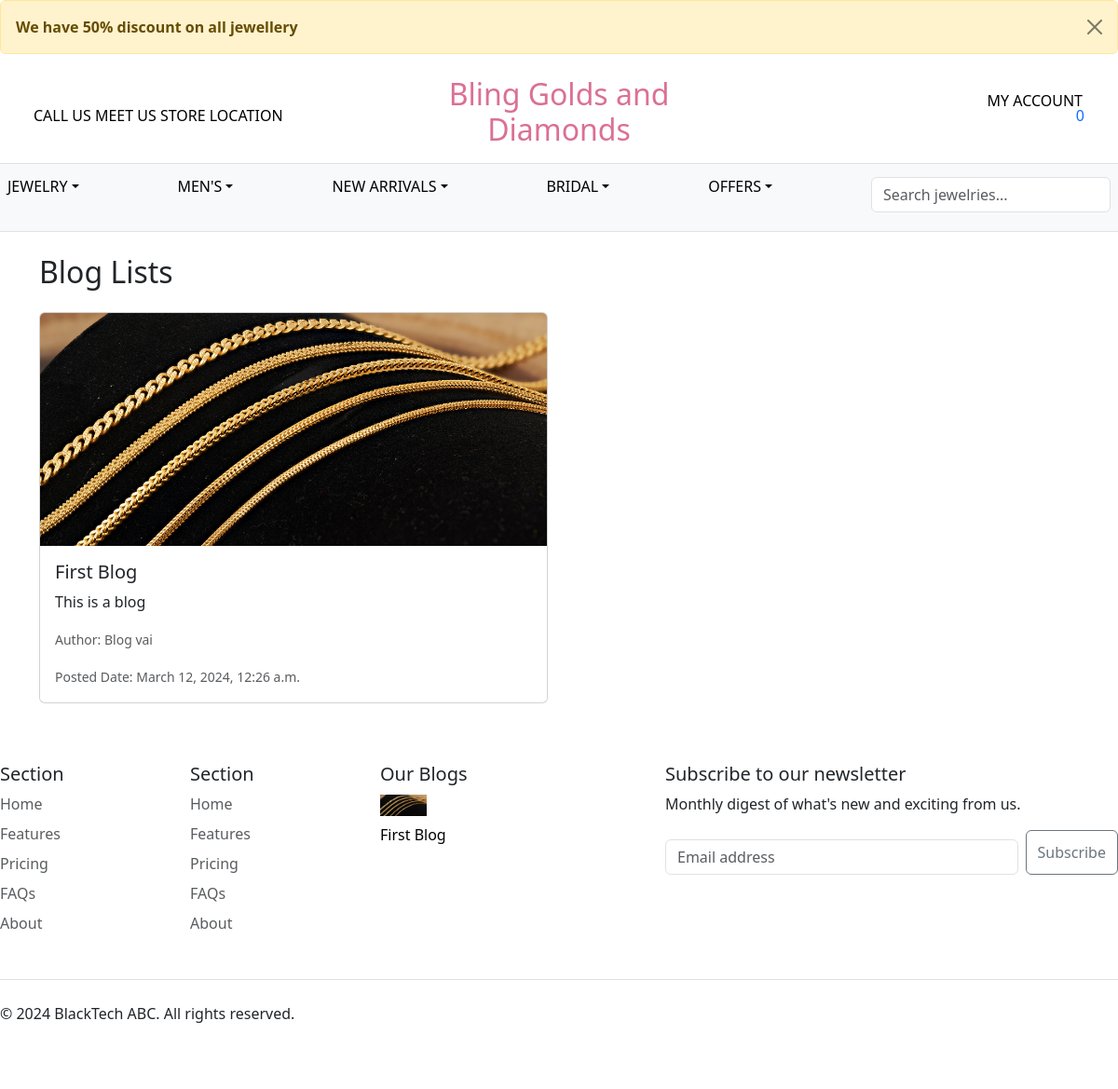
The app's page /blogs/ with its own data.
### Core/models.py (models this page shows, shortened)
class Notification(models.Model):
    title = models.CharField(max_length=255, null=True)
    display = models.BooleanField(default=False)

class Shop_Info(models.Model):
    shop_name = models.CharField(max_length=255)
    logo_image = models.ImageField(upload_to='shop_logos/', blank=True, null=True)
    phoneno1 = models.CharField(max_length=15)
    phoneno2 = models.CharField(max_length=15, blank=True, null=True)
    emailno1 = models.EmailField()
    emailno2 = models.EmailField(blank=True, null=True)
    store_location = models.CharField(max_length=255)
    copywrite_info = models.CharField(max_length=255)

class Blog(models.Model):
    title = models.CharField(max_length=255)
    description = models.TextField()
    image = models.ImageField(upload_to='blog_images/', blank=True, null=True)
    created_date = models.DateField(default=timezone.now)
    created_time = models.TimeField(default=timezone.now)
    author_name = models.CharField(max_length=255)

### Core/views.py (the view)
# urls.py: path('blogs/', views.blog_detail, name='blog_detail'),
def blog_detail(request):
    blogs = Blog.objects.all()
    return render(request, 'blog_details.html', {'blogs': blogs})

### Jewelry/context_processors.py (called while the page is built)
def Saved_Items(request):
    user_instance = request.user if request.user.is_authenticated else None
    saved_item_id = SavedItem.objects.filter(user=user_instance).values_list('item__id', flat=True)
    return {'Saved_Item':saved_item_id}

def homepage_info(request):
    shopInfo = Shop_Info.objects.all()
    slider = Slider.objects.filter(status=True)
    blogs = Blog.objects.all()
    notification = Notification.objects.filter(display=True)
    return {'shopInfo': shopInfo, 'slider':slider, 'blogs':blogs , 'notification':notification}

def total_cart_items(request):
     user_instance = request.user if request.user.is_authenticated else None
     order, created = Order.objects.get_or_create(customer=user_instance, complete=False)
     cart_items = order.get_cart_items
     return {'cart_items':cart_items}

### Jewelry/models.py (called while the page is built)
    @property
    def get_cart_items(self):
        orderitems = self.orderitem_set.all()
        total = sum([item.quantity for item in orderitems])
        return total

### Core/templates/blog_details.html (shortened to what this page needs)
{% extends 'base.html' %}
{% block content %}
<div class="container mt-4">
    <h2 class="mb-4">Blog Lists</h2>
    <div class="row">
        {% for blog in blogs %}
        <div class="col-md-6">
            <div class="card mb-3">
                <img src="{{ blog.image.url }}" class="card-img-top" alt="{{ blog.title }}">
                <div class="card-body">
                    <h5 class="card-title">{{ blog.title }}</h5>
                    <p class="card-text">{{ blog.description }}</p>
                    <p class="card-text"><small class="text-muted">Author: {{ blog.author_name }}</small></p>
                    <p class="card-text"><small class="text-muted">Posted Date: {{ blog.created_date }}, {{ blog.created_time }}</small></p>
                </div>
            </div>
        </div>
        {% endfor %}
    </div>
</div>
{% endblock %}

### Core/templates/base.html (shortened to what this page needs)
<!doctype html>
<html lang="en">
  <head>
    {% load static %}
    <link href="https://cdn.jsdelivr.net/npm/bootstrap@5.3.3/dist/css/bootstrap.min.css" rel="stylesheet">
  </head>
  {% if notification %}
  <div class="alert alert-warning alert-dismissible fade show" role="alert">
    <strong>{{notification.first.title}}</strong>
    <button type="button" class="btn-close" data-bs-dismiss="alert" aria-label="Close"></button>
  </div>
  {% endif %}
  <header class="border-bottom lh-1 py-2 px-4">
    <div class="container-fluid">
        <div class="row align-items-center">
            <div class="col-md-4">
                <a href="#" class="text-decoration-none link-body-emphasis">
                    CALL US
                </a>
                <a href="#" class="text-decoration-none link-body-emphasis">
                    MEET US
                </a>
                <a href="#" class="text-decoration-none link-body-emphasis">
                    STORE LOCATION
                </a>
            </div>
            <div class="col-md-4 text-center">
                <a href="{% url 'Core:index' %}" class="text-decoration-none">
                    <h2 style="color: palevioletred;">{{shopInfo.first.shop_name}}</h2>
                </a>
            </div>
            <div class="col-md-4 text-end">
              {% if request.user.is_authenticated %}
                <a href="{% url 'Dashboard:profile' %}" class="text-decoration-none link-body-emphasis">
                    Welcome
                    {{request.user.username}}
                </a>
                <a href="#" class="text-decoration-none link-body-emphasis" onclick="document.getElementById('logout-form').submit(); return false;">
                  Logout
                </a>
                <form id="logout-form" method="post" action="{% url 'Core:logout' %}" style="display: none;">
                  {% csrf_token %}
                  <button type="submit">Logout</button>
                </form>
                {% else %}
                <a href="{% url 'Core:login' %}" class="text-decoration-none link-body-emphasis">
                  <sub></sub>
                  MY ACCOUNT
              </a>
              {% endif %}
                <a href="" class="text-decoration-none link-body-emphasis">
                    <sub></sub>
                </a>
                <a href="{% url 'Jewelry:cart' %}" style="text-decoration:none">
                  <div class="cart-container">
                     <div class="cartitems"><p id="num_of_items">{{cart_items}}</p></div>
                 </div>
             </a>
            </div>
        </div>
    </div>
</header>
  <body>
    <div class="nav-scroller py-1 px-2 mb-3 border-bottom">
      <nav class="nav nav-underline justify-content-between ">
          <li class="nav-item dropdown">
              <a class="nav-link dropdown-toggle link-body-emphasis" href="#" data-bs-toggle="dropdown" aria-expanded="false">JEWELRY</a>
          </li>
          <li class="nav-item dropdown">
              <a class="nav-link dropdown-toggle link-body-emphasis" href="#" data-bs-toggle="dropdown" aria-expanded="false">MEN'S</a>
          </li>
          <li class="nav-item dropdown">
            <a class="nav-link dropdown-toggle link-body-emphasis" href="#" data-bs-toggle="dropdown" aria-expanded="false">NEW ARRIVALS</a>
        </li>
        <li class="nav-item dropdown">
          <a class="nav-link dropdown-toggle link-body-emphasis" href="#" data-bs-toggle="dropdown" aria-expanded="false">BRIDAL</a>
      </li>
      <li class="nav-item dropdown">
        <a class="nav-link dropdown-toggle link-body-emphasis" href="#" data-bs-toggle="dropdown" aria-expanded="false">OFFERS</a>
    </li>
    <li class="nav-item">
        <form method="get" action="{% url 'Jewelry:items' %}" id="search-form">
          <div class="input-group mb-3">
              <input type="text" class="form-control" name="query" placeholder="Search jewelries..." id="search-input">
          </div>
      </form>
      </li>
      </nav>
    </div>
      {% block content %}
    {% endblock %}
    <footer class="py-5">
        <div class="row">
          <div class="col-6 col-md-2 mb-3">
            <h5>Section</h5>
            <ul class="nav flex-column">
              <li class="nav-item mb-2"><a href="#" class="nav-link p-0 text-body-secondary">Home</a></li>
              <li class="nav-item mb-2"><a href="#" class="nav-link p-0 text-body-secondary">Features</a></li>
              <li class="nav-item mb-2"><a href="#" class="nav-link p-0 text-body-secondary">Pricing</a></li>
              <li class="nav-item mb-2"><a href="#" class="nav-link p-0 text-body-secondary">FAQs</a></li>
              <li class="nav-item mb-2"><a href="#" class="nav-link p-0 text-body-secondary">About</a></li>
            </ul>
          </div>
          <div class="col-6 col-md-2 mb-3">
            <h5>Section</h5>
            <ul class="nav flex-column">
              <li class="nav-item mb-2"><a href="#" class="nav-link p-0 text-body-secondary">Home</a></li>
              <li class="nav-item mb-2"><a href="#" class="nav-link p-0 text-body-secondary">Features</a></li>
              <li class="nav-item mb-2"><a href="#" class="nav-link p-0 text-body-secondary">Pricing</a></li>
              <li class="nav-item mb-2"><a href="#" class="nav-link p-0 text-body-secondary">FAQs</a></li>
              <li class="nav-item mb-2"><a href="#" class="nav-link p-0 text-body-secondary">About</a></li>
            </ul>
          </div>
          <div class="col-6 col-md-2 mb-3">
            <h5>Our Blogs</h5>
            {% for blog in blogs %}
            <a style="color: black;text-decoration: none;" href="{% url 'Core:blog_detail' %}">
            <ul class="nav flex-column">
              <li class="nav-item mb-2"><img src="{{blog.image.url}}" alt="" width="50px"></li>
              <li class="nav-item mb-2">{{blog.title}}</li>
            </ul>
          </a>
            {% endfor %}
          </div>
          <div class="col-md-5 offset-md-1 mb-3">
            <form>
              <h5>Subscribe to our newsletter</h5>
              <p>Monthly digest of what's new and exciting from us.</p>
              <div class="d-flex flex-column flex-sm-row w-100 gap-2">
                <input id="newsletter1" type="text" class="form-control" placeholder="Email address">
                <button class="btn btn-outline-secondary" type="button">Subscribe</button>
              </div>
            </form>
          </div>
        </div>
        <div class="d-flex flex-column flex-sm-row justify-content-between py-4 my-4 border-top">
          <p>© 2024 {{shopInfo.first.copywrite_info}}. All rights reserved.</p>
          <ul class="list-unstyled d-flex">
            <li class="ms-3"><a class="link-body-emphasis" href="#"><svg class="bi" width="24" height="24"><use xlink:href="#twitter"></use></svg></a></li>
            <li class="ms-3"><a class="link-body-emphasis" href="#"><svg class="bi" width="24" height="24"><use xlink:href="#instagram"></use></svg></a></li>
            <li class="ms-3"><a class="link-body-emphasis" href="#"><svg class="bi" width="24" height="24"><use xlink:href="#facebook"></use></svg></a></li>
          </ul>
        </div>
      </footer>
  </body>
</html>

### Core/templates/base.html (style rules this page uses)
.nav-scroller { background-color: #f8f9fa; border-bottom: 1px solid #dee2e6; }
.form-control { width: 100%; margin-top: 10px; }

### records on screen
Notification: first "We have 50% discount on all jewellery"
Shop_Info: first.shop_name "Bling Golds and Diamonds", first.copywrite_info "BlackTech ABC"
Blog: image (picture), title "First Blog", description "This is a blog", author_name "Blog vai", created_date "March 12, 2024", created_time "12:26 a.m."

### other values on screen
{{ cart_items }} "0"
